Frame 1 (no input): blank canvas, image omitted
Frame 60 (the mouse pressed at the canvas centre just before this capture): blank canvas, image omitted
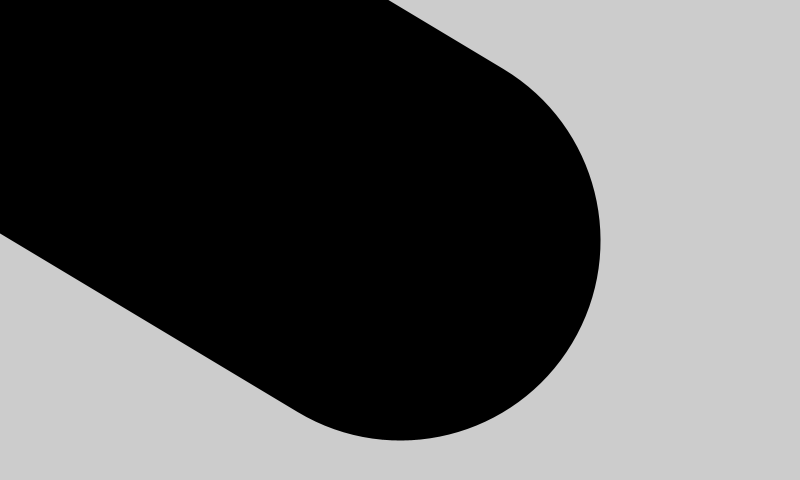
Frame 120 (the mouse held since frame 60 and released just before this capture)

The Processing sketch whose frames 1 and 60 were blank and that drew this single picture after the mouse press (run headless with seeded random() and noise(); from frame 60 on, the mouse is pressed at the canvas centre):

// Processing sketch: activite3_4mouseAndPmouse
// ── activite3_4mouseAndPmouse.pde
void drawCrosshair(float x, float y, color c) {
  int gap = 3; // provide separation from center pixel
  int l = 7;   // lenght
  stroke(c);
  strokeWeight(0);
  point(x, y);
  line(x, y-gap, x, y-gap-l);
  line(x-gap, y, x-gap-l, y);
  line(x, y+gap, x, y+gap+l);
  line(x+gap, y, x+gap+l, y);
  noFill();
  noStroke();
}

void setup() {
  size(800, 480);
}

void draw() {
  stroke(0);
  float mouseSpeed = abs(mouseX - pmouseX);
  strokeWeight(mouseSpeed);
  line(pmouseX, pmouseY, mouseX, mouseY);
}
